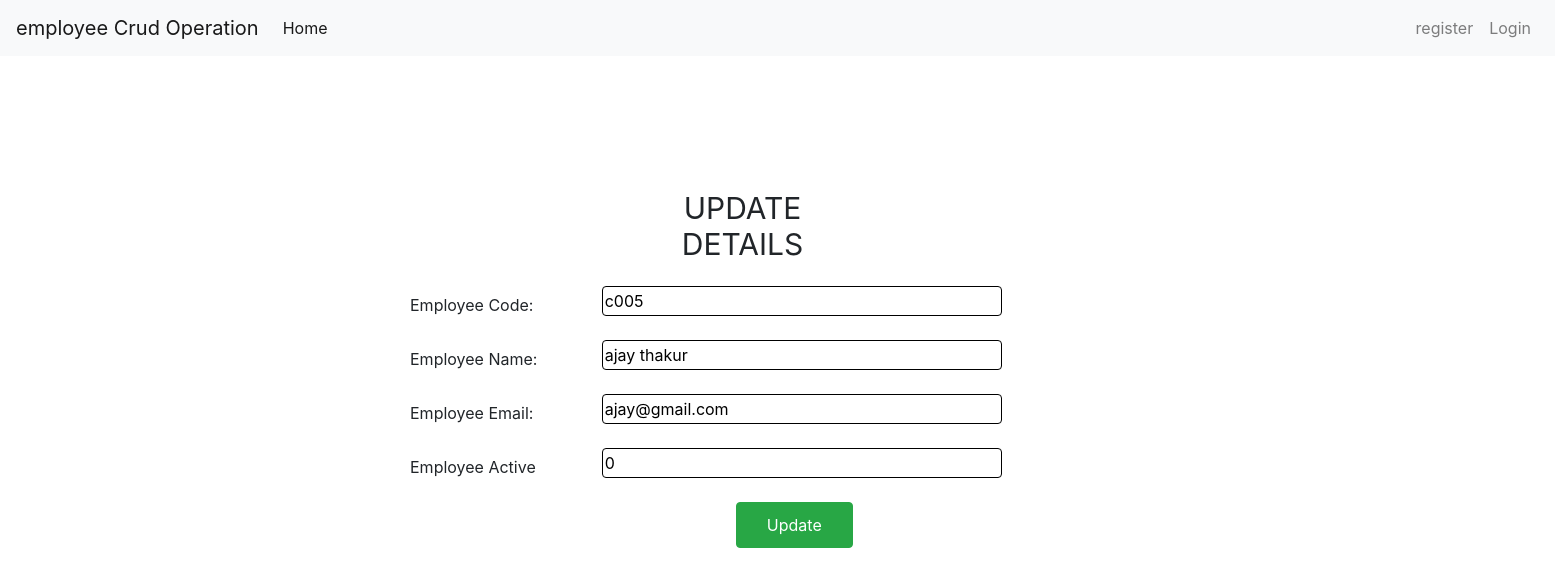
/edit/6, run on the app's committed database.
### employeeApp/models.py (models this page shows)
class Employee(models.Model):
    isActive = [
        ('1',"user Active"),
        ('0', "user offline")
    ]
    empcode = models.CharField(max_length=20)
    empname = models.CharField(max_length=50)
    empemail = models.EmailField()
    empactive = models.CharField(max_length=2, choices=isActive)

### employeeApp/views.py (the view)
# urls.py: path('edit/<int:id>', views.edit, name="edit"),
def edit(request, id):
    employee = Employee.objects.get(id=id)
    return render(request,'update.html',{'employee':employee})

### templates/update.html (shortened to what this page needs)
{% extends 'base.html' %}
{% block content %}
{% load static %}
<link rel="stylesheet" href="{% static 'css/update.css' %}"/>
<form method="POST" class="post-form" action="/update/{{employee.id}}">
<div class="container">
<br>
<div class="form-group row">
<label class="col-sm-1 col-form-label"></label>
<div class="col-sm-4">
<h3>Update Details</h3>
</div>
</div>
<div class="form-group row">
<label class="col-sm-2 col-form-label">Employee Code:</label>
<div class="col-sm-4">
    <input type="text" name="empcode" id="id_eid" required maxlength="20" value="{{ employee.empcode }}"/>
</div>
</div>
<div class="form-group row">
<label class="col-sm-2 col-form-label">Employee Name:</label>
<div class="col-sm-4">
    <input type="text" name="empname" id="id_ename" required maxlength="100" value="{{ employee.empname }}" />
</div>
</div>
<div class="form-group row">
<label class="col-sm-2 col-form-label">Employee Email:</label>
<div class="col-sm-4">
    <input type="email" name="empemail" id="id_eemail" required maxlength="254" value="{{ employee.empemail }}" />
</div>
</div>
<div class="form-group row">
<label class="col-sm-2 col-form-label">Employee Active</label>
<div class="col-sm-4">
    <input type="text" name="empactive" id="id_econtact" required maxlength="15" value="{{ employee.empactive }}" />
</div>
</div>
<div class="form-group row">
<label class="col-sm-1 col-form-label"></label>
<div class="col-sm-4">
<button type="submit" class="btn btn-success">Update</button>
</div>
</div>
</div>
</form>
{% endblock content %}

### static/css/update.css (style rules this page uses)
input { width: 400px; height: 30px; border: 1px solid; border-radius: 4px; }
.container { margin-left: 400px; margin-top: 100px; padding: 10px; }
h3 { text-align: center; margin-left: 120px; font-size: 30px; text-transform: uppercase; font-weight: 400; }
button.btn.btn-success { margin-left: 230px; padding: 10px 30px; text-align: center; }

### data on the page
Employee: empcode "c005", empname "ajay thakur", empemail "ajay@gmail.com", empactive "0"
